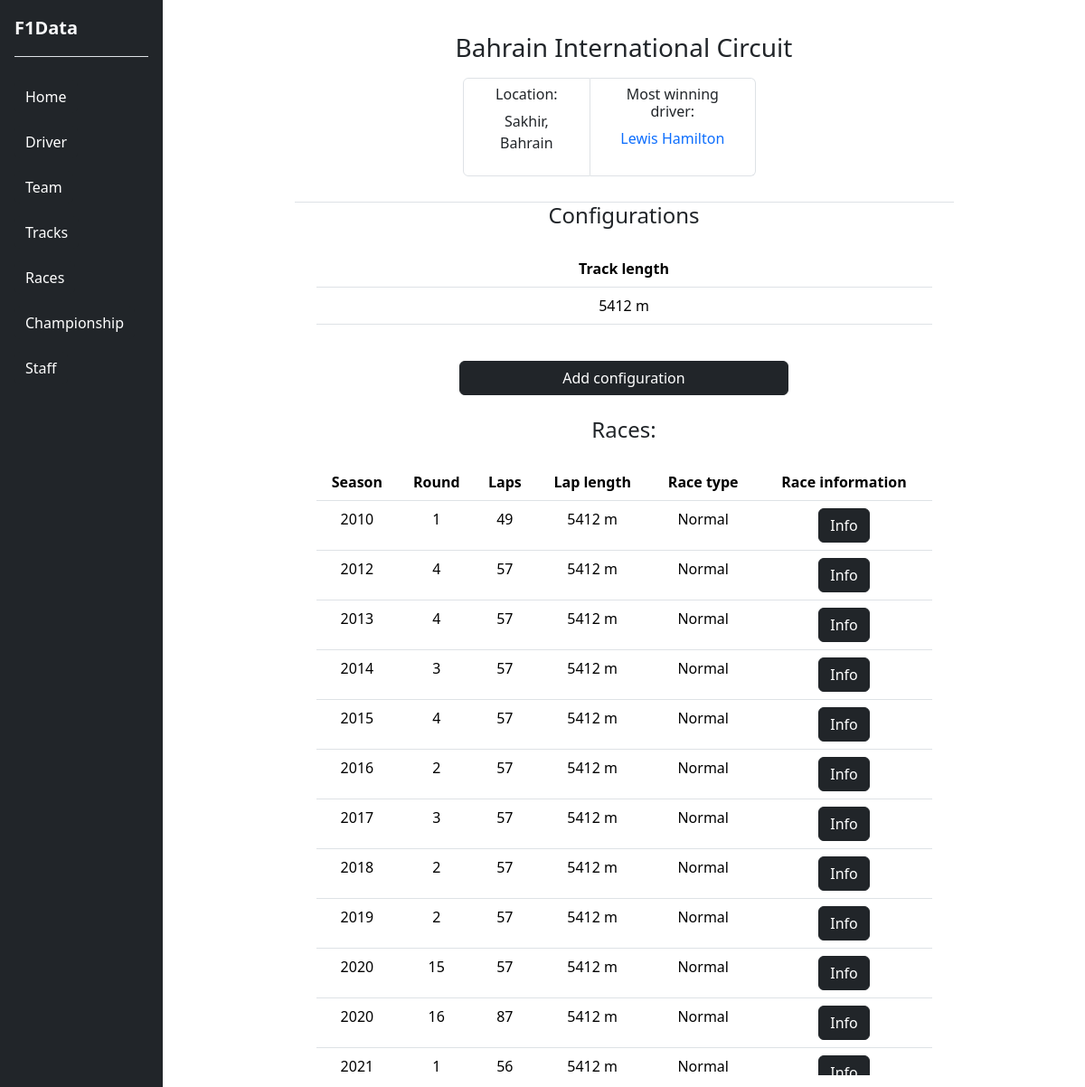
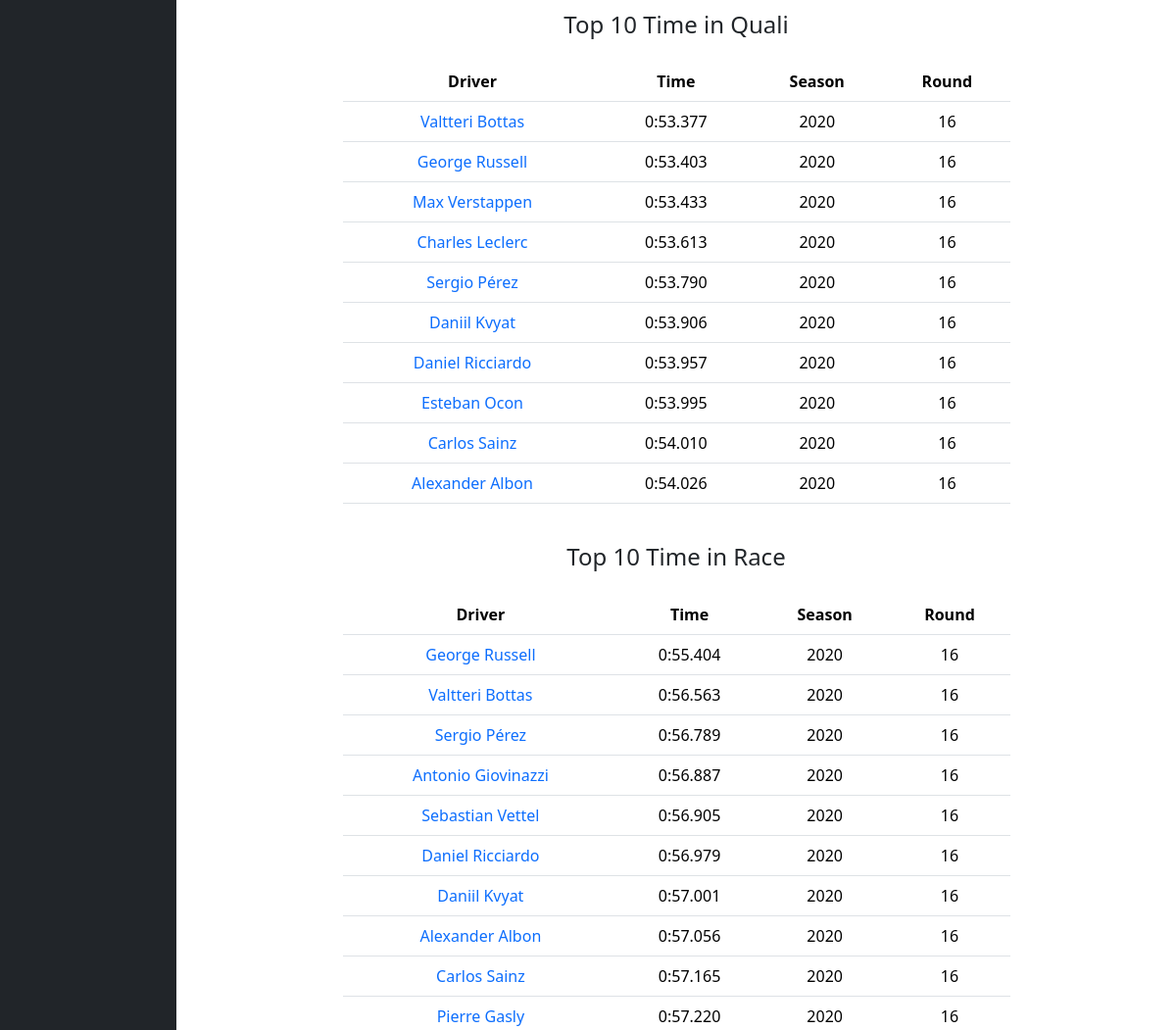
The page /track.php?page=detail&trackId=1 on the database its author committed (2 pictures, top to bottom).
### tables this page shows
create table Track (
     idTrack int not null auto_increment,
     trackName varchar(50) not null,
     country varchar(50) not null,
     city varchar(50) not null,
     primary key (idTrack));

create table Driver (
     idDriver int not null auto_increment,
     driverName varchar(25) not null,
     driverSurname varchar(25) not null,
     driverNationality varchar(25) not null,
     driverBirth date not null,
     raceNumber int,
     primary key (idDriver));

create table TrackVersion (
     idTrack int not null,
     idTrackVersion int not null auto_increment,
     trackLength int not null,
     primary key (idTrackVersion),
     unique(idTrack, idTrackVersion));

create table Race (
     championshipYear int not null,
     idRace int not null auto_increment,
     idTrack int not null,
     idTrackVersion int not null,
     round int not null,
     laps int not null,
     raceType enum('Sprint', 'Normal') not null,
     raceDate date not null,
     raceName varchar(50) not null,
     primary key (idRace),
     unique (championshipYear, idRace),
     unique (idTrack, idTrackVersion, idRace));

create table Championship (
     championshipYear int not null,
     roundNumber int not null,
     primary key (championshipYear));

### track.php (called while the page is built, shortened)
<?php
require_once 'bootstrap.php';
switch ($_GET['page']) {
    case 'detail':
        if(isset($_GET['trackId'])) {
            $trackId = $_GET['trackId'];
        }
        $track = $db->getTrackById($trackId)[0];
        $templateParams['track'] = $track;
        $templateParams['name'] = 'track/trackPage.php';
        $templateParams['title'] = 'F1Data - ' . $track['trackName'];
        break;
}
require 'template/base.php';

### db/database.php (called while the page is built, shortened)
<?php
class DatabaseHelper
{
    private $db;
    public function __construct($servername, $username, $password, $dbname, $port)
    {
        $this->db = new mysqli($servername, $username, $password, $dbname, $port);
    }
    public function getTrackById($idTrack)
    {
        $stmt = $this->db->prepare("SELECT * FROM Track WHERE idTrack = ?");
        $stmt->bind_param('i', $idTrack);
        $stmt->execute();
        $result = $stmt->get_result();
        return $result->fetch_all(MYSQLI_ASSOC);
    }
    public function getRacesOnTrack($idTrack)
    {
        $stmt = $this->db->prepare("SELECT Race.*, TrackVersion.*, Championship.championshipYear FROM Race
        INNER JOIN Championship ON Race.championshipYear = Championship.championshipYear
        INNER JOIN TrackVersion ON Race.idTrackVersion = TrackVersion.idTrackVersion
        WHERE TrackVersion.idTrack = ?");
        $stmt->bind_param('i', $idTrack);
        $stmt->execute();
        $result = $stmt->get_result();
        return $result->fetch_all(MYSQLI_ASSOC);
    }
    public function getMostWinningDriverInTrack($idTrack)
    {
        $stmt = $this->db->prepare("SELECT Driver.*, COUNT(Participation.idDriver) AS totalWin
        FROM Track
        INNER JOIN TrackVersion ON TrackVersion.idTrack = Track.idTrack
        INNER JOIN Race ON Race.idTrackVersion = TrackVersion.idTrackVersion
        INNER JOIN Participation ON Participation.idRace = Race.idRace
        INNER JOIN Driver ON Participation.idDriver = Driver.idDriver
        WHERE Track.idTrack = ? AND Participation.finishingPosition = 1
        GROUP BY Driver.idDriver ORDER BY totalWin DESC LIMIT 1");
        $stmt->bind_param('i', $idTrack);
        $stmt->execute();
        $result = $stmt->get_result();
        return $result->fetch_all(MYSQLI_ASSOC);
    }
    public function getTopTenQualiTime($trackId)
    {
        $stmt = $this->db->prepare("SELECT Driver.*, Participation.qualifyingTime, Race.*,
        Team.* FROM Participation
        INNER JOIN Driver ON Participation.idDriver =
        Driver.idDriver
        INNER JOIN Race ON Participation.idRace = Race.idRace
        INNER JOIN TrackVersion ON Race.idTrackVersion =
        TrackVersion.idTrackVersion
        INNER JOIN Track ON TrackVersion.idTrack = Track.idTrack
        INNER JOIN Team ON Participation.idTeam = Team.idTeam
        WHERE Track.idTrack = ?
        ORDER BY Participation.qualifyingTime
        LIMIT 10");
        $stmt->bind_param('i', $trackId);
        $stmt->execute();
        $result = $stmt->get_result();
        return $result->fetch_all(MYSQLI_ASSOC);
    }
    public function getTopTenRaceTime($idTrack)
    {
        $stmt = $this->db->prepare("SELECT Driver.*, Participation.bestLapTime, Race.*, Team.*
        FROM Participation
        INNER JOIN Driver ON Participation.idDriver =
        Driver.idDriver
        INNER JOIN Race ON Participation.idRace = Race.idRace
        INNER JOIN TrackVersion ON Race.idTrackVersion =
        TrackVersion.idTrackVersion
        INNER JOIN Track ON TrackVersion.idTrack = Track.idTrack
        INNER JOIN Team ON Participation.idTeam = Team.idTeam
        WHERE Track.idTrack = ?
        ORDER BY Participation.bestLapTime
        LIMIT 10");
        $stmt->bind_param('i', $idTrack);
        $stmt->execute();
        $result = $stmt->get_result();
        return $result->fetch_all(MYSQLI_ASSOC);
    }
    public function getTrackConfigs($trackId)
    {
        $stmt = $this->db->prepare("SELECT * FROM TrackVersion WHERE idTrack = ?");
        $stmt->bind_param('i', $trackId);
        $stmt->execute();
        $result = $stmt->get_result();
        return $result->fetch_all(MYSQLI_ASSOC);
    }
}

### bootstrap.php (called while the page is built, shortened)
<?php
require "db/database.php";
$db = new DatabaseHelper("localhost", "root", "", "F1Database", 3306);

### template/track/trackPage.php (the view, shortened to what this page needs)
<main class="float-end d-flex align-items-center flex-column overflow-auto px-4">
    <?php $track = $templateParams['track'];
    $races = $db->getRacesOnTrack($track['idTrack']);
    $trackConfigs = $db->getTrackConfigs($track['idTrack']);
    $driverTenQuali = $db->getTopTenQualiTime($track['idTrack']);
    $driverTenRace = $db->getTopTenRaceTime($track['idTrack']); ?>
    <div class="p-4 text-center my-1">
        <h3 class="p-2" id="trackNameTitle"><?php echo $track['trackName']; ?></h3>
        <ul class="list-group list-group-horizontal col-10 mx-3">
            <li class="list-group-item">
                <h6>Location:</h6>
                <p id="locationPar"><?php echo $track['city'] . ', ' . $track['country']; ?></p>
            </li>
            <?php if ($db->getMostWinningDriverInTrack($track['idTrack']) != null):
                $mostWinDriver = $db->getMostWinningDriverInTrack($track['idTrack'])[0]; ?>
                <li class="list-group-item">
                    <h6>Most winning driver:</h6>
                    <a
                        href="driver.php?page=detail&driverId=<?php echo $mostWinDriver['idDriver']; ?>"><?php echo $mostWinDriver['driverName'] . ' ' . $mostWinDriver['driverSurname']; ?></a>
                </li>
            <?php endif; ?>
        </ul>
    </div>
    <div class="border-top w-75 text-center" style="height: 50%;">
        <h4>Configurations</h4>
        <div class="tableDiv my-4 mx-4">
            <table class="table">
                <thead class="sticky-top">
                    <tr>
                        <th scope="col">Track length</th>
                    </tr>
                </thead>
                <tbody>
                    <?php foreach ($trackConfigs as $config): ?>
                        <tr>
                            <td><?php echo $config['trackLength']; ?> m</td>
                        </tr>
                    <?php endforeach; ?>
                </tbody>
            </table>
        </div>
        <button type="button" class="btn btn-dark w-50 mb-3" data-bs-toggle="modal" data-bs-target="#configModal">Add
            configuration</button>
        <h4 class="mt-2">Races:</h4>
        <div class="tableDiv my-4 mx-4">
            <table class="table">
                <thead class="sticky-top">
                    <tr>
                        <th scope="col">Season</th>
                        <th scope="col">Round</th>
                        <th scope="col">Laps</th>
                        <th scope="col">Lap length</th>
                        <th scope="col">Race type</th>
                        <th scope="col">Race information</th>
                    </tr>
                </thead>
                <tbody>
                    <?php
                    foreach ($races as $race):
                        ?>
                        <tr>
                            <td><?php echo $race['championshipYear']; ?></td>
                            <td><?php echo $race['round']; ?></td>
                            <td><?php echo $race['laps']; ?></td>
                            <td><?php echo $race['trackLength'] . ' m'; ?></td>
                            <td><?php echo $race['raceType']; ?></td>
                            <td>
                                <a class="btn btn-dark"
                                    href="race.php?page=detail&raceId=<?php echo $race['idRace'] ?>">Info</a>
                            </td>
                        </tr>
                    <?php endforeach; ?>
                </tbody>
            </table>
        </div>
        <h4>Top 10 Time in Quali</h4>
        <div class="tableDiv my-4 mx-4">
            <table class="table">
                <thead class="sticky-top">
                    <tr>
                        <th scope="col">Driver</th>
                        <th scope="col">Time</th>
                        <th scope="col">Season</th>
                        <th scope="col">Round</th>
                    </tr>
                </thead>
                <tbody>
                    <?php
                    foreach ($driverTenQuali as $driver):
                        ?>
                        <tr>
                            <td><a
                                    href="driver.php?page=detail&driverId=<?php echo $driver['idDriver'] ?>"><?php echo $driver['driverName'] . ' ' . $driver['driverSurname']; ?></a>
                            </td>
                            <td><?php echo $driver['qualifyingTime']; ?></td>
                            <td><?php echo $driver['championshipYear']; ?></td>
                            <td><?php echo $driver['round']; ?></td>
                        </tr>
                    <?php endforeach; ?>
                </tbody>
            </table>
        </div>
        <h4>Top 10 Time in Race</h4>
        <div class="tableDiv my-4 mx-4">
            <table class="table">
                <thead class="sticky-top">
                    <tr>
                        <th scope="col">Driver</th>
                        <th scope="col">Time</th>
                        <th scope="col">Season</th>
                        <th scope="col">Round</th>
                    </tr>
                </thead>
                <tbody>
                    <?php
                    foreach ($driverTenRace as $driver):
                        ?>
                        <tr>
                            <td><a
                                    href="driver.php?page=detail&driverId=<?php echo $driver['idDriver'] ?>"><?php echo $driver['driverName'] . ' ' . $driver['driverSurname']; ?></a>
                            </td>
                            <td><?php echo $driver['bestLapTime']; ?></td>
                            <td><?php echo $driver['championshipYear']; ?></td>
                            <td><?php echo $driver['round']; ?></td>
                        </tr>
                    <?php endforeach; ?>
                </tbody>
            </table>
        </div>
    </div>
</main>

### template/base.php (shortened to what this page needs)
<!DOCTYPE html>
<html lang="en">
<head>
    <link rel="stylesheet" href="./style/style.css">
    <link rel="stylesheet" href="https://cdnjs.cloudflare.com/ajax/libs/font-awesome/6.5.1/css/all.min.css"
 />
    <link href="https://cdn.jsdelivr.net/npm/bootstrap@5.3.3/dist/css/bootstrap.min.css" rel="stylesheet"
>
</head>
<body>
    <aside class="float-start">
        <div class="flex-shrink-0 p-3 bg-dark" style=" height: 100%;">
            <a href="./index.php"
                class="d-flex align-items-center pb-3 mb-3 link-light text-decoration-none border-bottom">
                <span class="fs-5 fw-semibold">F1Data</span>
            </a>
            <ul class="list-unstyled ps-0">
                <li class="listEl mb-1">
                    <a href="./index.php" class="btn btn-dark d-inline-flex align-items-center rounded border-0"
                        aria-expanded="true">
                        Home
                    </a>
                </li>
                <li class="listEl mb-1">
                    <button class="btn btn-dark btn-toggle d-inline-flex align-items-center rounded border-0 collapsed"
                        data-bs-toggle="collapse" data-bs-target="#driver-collapse" aria-expanded="false">
                        Driver
                    </button>
                </li>
                <li class="listEl mb-1">
                    <button class="btn btn-dark btn-toggle d-inline-flex align-items-center rounded border-0 collapsed"
                        data-bs-toggle="collapse" data-bs-target="#team-collapse" aria-expanded="false">
                        Team
                    </button>
                </li>
                <li class="listEl mb-1">
                    <button class="btn btn-dark btn-toggle d-inline-flex align-items-center rounded border-0 collapsed"
                        data-bs-toggle="collapse" data-bs-target="#contract-collapse" aria-expanded="false">
                        Tracks
                    </button>
                </li>
                <li class="listEl mb-1">
                    <button class="btn btn-dark btn-toggle d-inline-flex align-items-center rounded border-0 collapsed"
                        data-bs-toggle="collapse" data-bs-target="#race-collapse" aria-expanded="false">
                        Races
                    </button>
                </li>
                <li class="listEl mb-1">
                    <button class="btn btn-dark btn-toggle d-inline-flex align-items-center rounded border-0 collapsed"
                        data-bs-toggle="collapse" data-bs-target="#championship-collapse" aria-expanded="false">
                        Championship
                    </button>
                </li>
                <li class="listEl mb-1">
                    <button class="btn btn-dark btn-toggle d-inline-flex align-items-center rounded border-0 collapsed"
                        data-bs-toggle="collapse" data-bs-target="#staff-collapse" aria-expanded="false">
                        Staff
                    </button>
                </li>
            </ul>
        </div>
    </aside>
    <?php
    if (isset($templateParams['name'])) {
        require $templateParams['name'];
    }
    ?>
</body>
</html>

### style/style.css (style rules this page uses)
body { margin: 0; overflow-y: hidden; }
aside { height: 100vh; width: 15%; }
table a { text-decoration: none; }
ul a { text-decoration: none; }
.listEl { padding-top: 10px; }
main { width: 85%; height: 100vh; }
.tableDiv { max-height: 60%; overflow: auto; }

### rows shown on the page
track: trackName "Bahrain International Circuit", city "Sakhir", country "Bahrain"
driver: driverName "Lewis", driverSurname "Hamilton"
trackversion: trackLength "5412"
race: championshipYear.championshipYear "2010", round "1", laps "49", idTrack.trackLength "5412", raceType "Normal"
race: championshipYear.championshipYear "2012", round "4", laps "57", idTrack.trackLength "5412", raceType "Normal"
race: championshipYear.championshipYear "2013", round "4", laps "57", idTrack.trackLength "5412", raceType "Normal"
race: championshipYear.championshipYear "2014", round "3", laps "57", idTrack.trackLength "5412", raceType "Normal"
race: championshipYear.championshipYear "2015", round "4", laps "57", idTrack.trackLength "5412", raceType "Normal"
race: championshipYear.championshipYear "2016", round "2", laps "57", idTrack.trackLength "5412", raceType "Normal"
race: championshipYear.championshipYear "2017", round "3", laps "57", idTrack.trackLength "5412", raceType "Normal"
race: championshipYear.championshipYear "2018", round "2", laps "57", idTrack.trackLength "5412", raceType "Normal"
race: championshipYear.championshipYear "2019", round "2", laps "57", idTrack.trackLength "5412", raceType "Normal"
race: championshipYear.championshipYear "2020", round "15", laps "57", idTrack.trackLength "5412", raceType "Normal"
race: championshipYear.championshipYear "2020", round "16", laps "87", idTrack.trackLength "5412", raceType "Normal"
race: championshipYear.championshipYear "2021", round "1", laps "56", idTrack.trackLength "5412", raceType "Normal"

### other values the page prints
$driver['driverName'] "Valtteri"
$driver['driverSurname'] "Bottas"
$driver['qualifyingTime'] "0:53.377"
$driver['championshipYear'] "2020"
$driver['round'] "16"
$driver['driverName'] "George"
$driver['driverSurname'] "Russell"
$driver['qualifyingTime'] "0:53.403"
$driver['driverName'] "Max"
$driver['driverSurname'] "Verstappen"
$driver['qualifyingTime'] "0:53.433"
$driver['driverName'] "Charles"
$driver['driverSurname'] "Leclerc"
$driver['qualifyingTime'] "0:53.613"
$driver['driverName'] "Sergio"
